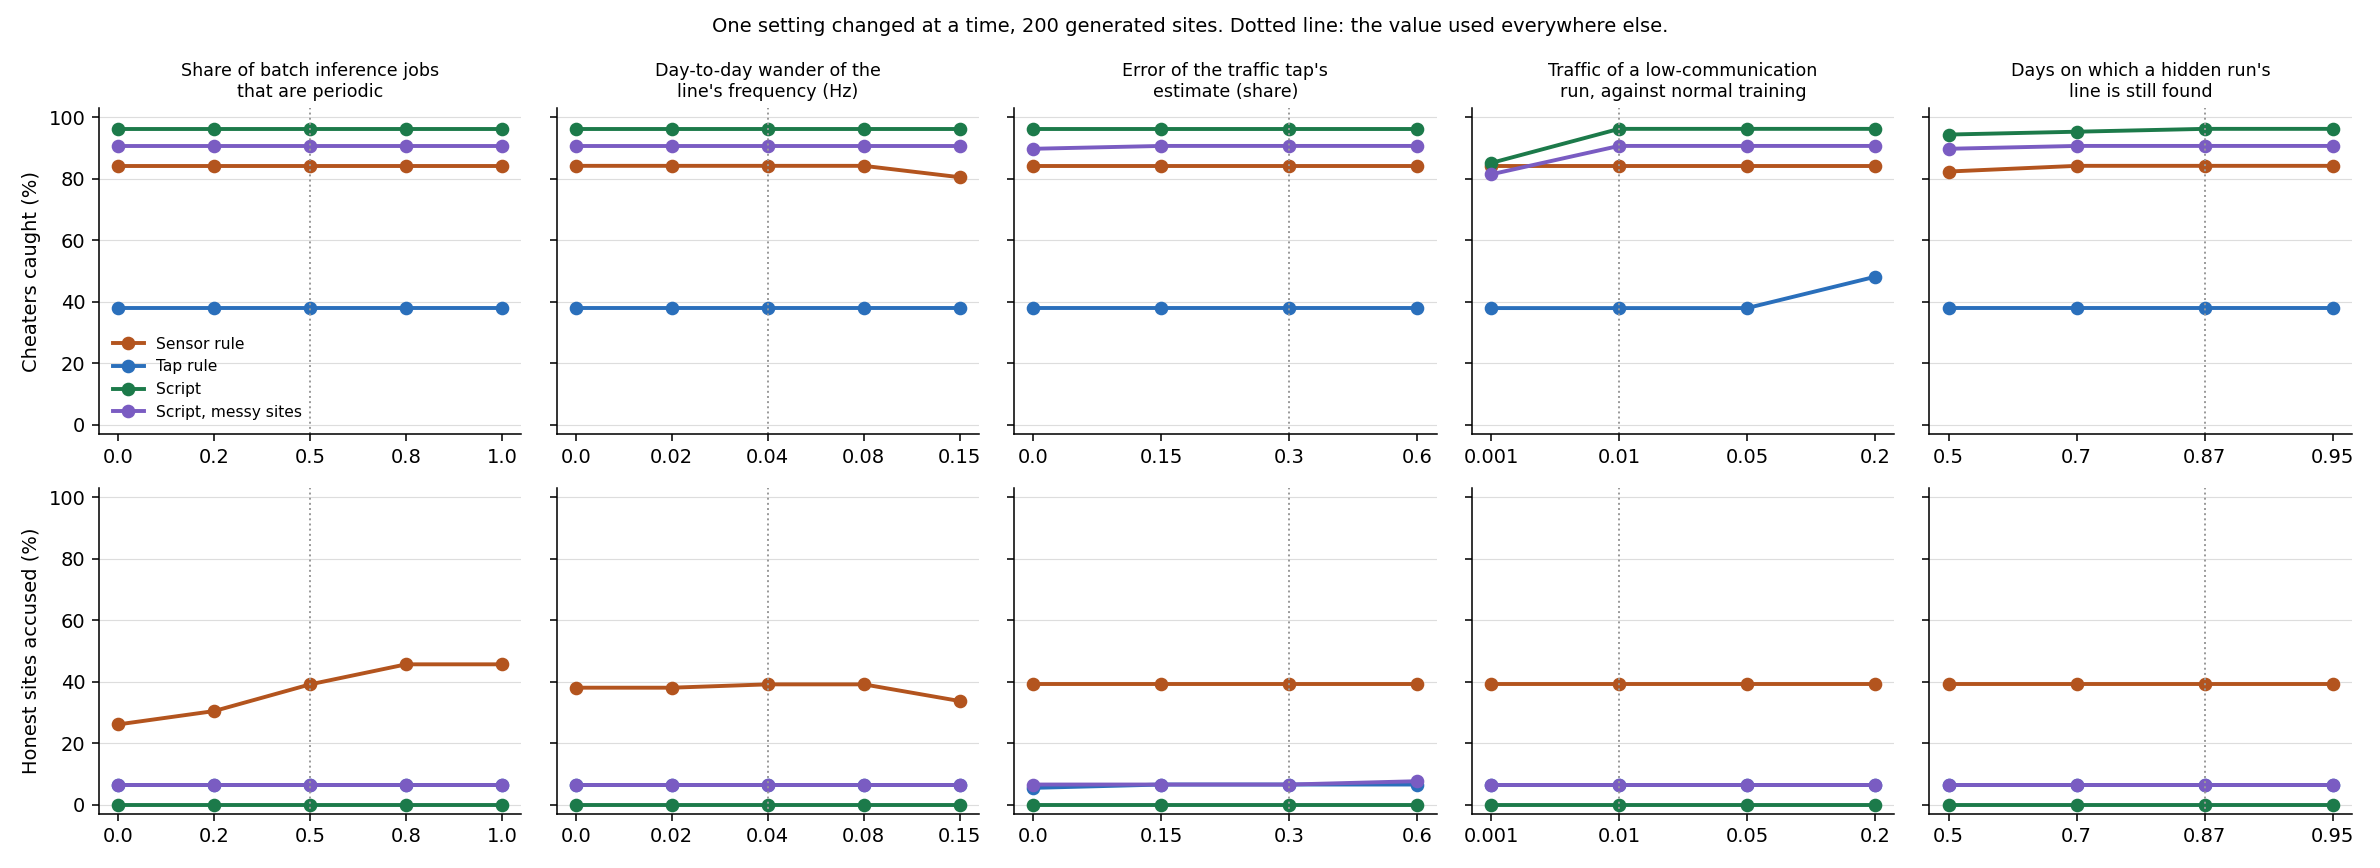

Source code (Python):
"""Do the results depend on the numbers that have no source?

    python sweep.py            # prints the tables and writes sweep.png

Each setting below is one I chose myself, or one a paper gives for a different setup. The sweep changes one at
a time, leaves the rest at their defaults, and scores the three rule-based methods on the same 200 generated
sites (tidy recipe, and the messy one for the script). No model is called.

Not swept: the chip probe's accuracy. Neither rule nor the script reads the probe, so it cannot change these
numbers. See README.md for what the two probe papers say.
"""
import sys

import gen
import rule
import script
import world

N = 200
SETTINGS = [
    # name in world.py, label, values (default marked by position in DEFAULT)
    ("P_BATCH_CYCLE", "Share of batch inference jobs that are periodic", [0.0, 0.2, 0.5, 0.8, 1.0]),
    ("WANDER", "Day-to-day wander of the line's frequency (Hz)", [0.0, 0.02, 0.04, 0.08, 0.15]),
    ("TAP_NOISE", "Error of the traffic tap's estimate (share)", [0.0, 0.15, 0.30, 0.60]),
    ("LIGHT_COMMS", "Traffic of a low-communication run, against normal training", [0.001, 0.01, 0.05, 0.2]),
    ("P_LINE_DAY_HIDDEN", "Days on which a hidden run's line is still found", [0.5, 0.7, 0.87, 0.95]),
]


def flagged(judge_one, worlds):
    v = [judge_one(w) for w in worlds]
    cheats = sum(1 for w in worlds if w.violation)
    return (sum(a for a, w in zip(v, worlds) if w.violation), cheats,
            sum(a for a, w in zip(v, worlds) if not w.violation), len(worlds) - cheats)


def measure():
    tidy, tidy_noext, messy = gen.cases(N), gen.cases(N, ext=False), gen.cases(N, mess=True)
    return {"Sensor rule": flagged(lambda w: rule.judge(w, 30)["verdict"] == "VIOLATION", tidy_noext),
            "Tap rule": flagged(lambda w: rule.judge(w, 30)["verdict"] == "VIOLATION", tidy),
            "Script": flagged(lambda w: script.judge(w)["verdict"] == "VIOLATION", tidy),
            "Script, messy sites": flagged(lambda w: script.judge(w)["verdict"] == "VIOLATION", messy)}


def main():
    out = {}
    for name, label, values in SETTINGS:
        default = getattr(world, name)
        print("\n%s (default %s)" % (label, default))
        print("| Value | " + " | ".join("%s: caught, accused" % m for m in ("Sensor rule", "Tap rule", "Script", "Script, messy sites")) + " |")
        print("|---|---|---|---|---|")
        out[name] = []
        for v in values:
            setattr(world, name, v)
            res = measure()
            out[name].append((v, res))
            print("| %s%s | " % (v, " (default)" if v == default else "") +
                  " | ".join("%d of %d, %d of %d" % r for r in res.values()) + " |")
            sys.stdout.flush()
        setattr(world, name, default)
    plot(out)


def plot(out):
    try:
        import matplotlib
        matplotlib.use("Agg")
        import matplotlib.pyplot as plt
    except ImportError:
        return
    methods = ["Sensor rule", "Tap rule", "Script", "Script, messy sites"]
    colours = ["#b3541e", "#2a6fbb", "#1c7a4a", "#7a5cc2"]
    fig, axes = plt.subplots(2, len(SETTINGS), figsize=(3.4 * len(SETTINGS), 6.2), sharey="row")
    for col, (name, label, values) in enumerate(SETTINGS):
        default = getattr(world, name)
        xs = list(range(len(values)))
        for row, (idx, title) in enumerate(((0, "Cheaters caught (%)"), (2, "Honest sites accused (%)"))):
            ax = axes[row][col]
            for m, c in zip(methods, colours):
                ax.plot(xs, [100 * r[m][idx] / r[m][idx + 1] for _, r in out[name]], marker="o", lw=2, color=c, label=m)
            if default in values:
                ax.axvline(values.index(default), color="#999999", lw=1, ls=":")
            ax.set_xticks(xs)
            ax.set_xticklabels([str(v) for v in values])
            ax.set_ylim(-3, 103)
            ax.grid(axis="y", color="#dddddd", lw=0.6)
            for s in ("top", "right"):
                ax.spines[s].set_visible(False)
            if col == 0:
                ax.set_ylabel(title)
            if row == 0:
                import textwrap
                ax.set_title("\n".join(textwrap.wrap(label, 30)), fontsize=9)
    axes[0][0].legend(fontsize=8, frameon=False, loc="lower left")
    fig.suptitle("One setting changed at a time, 200 generated sites. Dotted line: the value used everywhere else.", fontsize=10)
    fig.tight_layout()
    fig.savefig("sweep.png", dpi=140)


if __name__ == "__main__":
    main()
